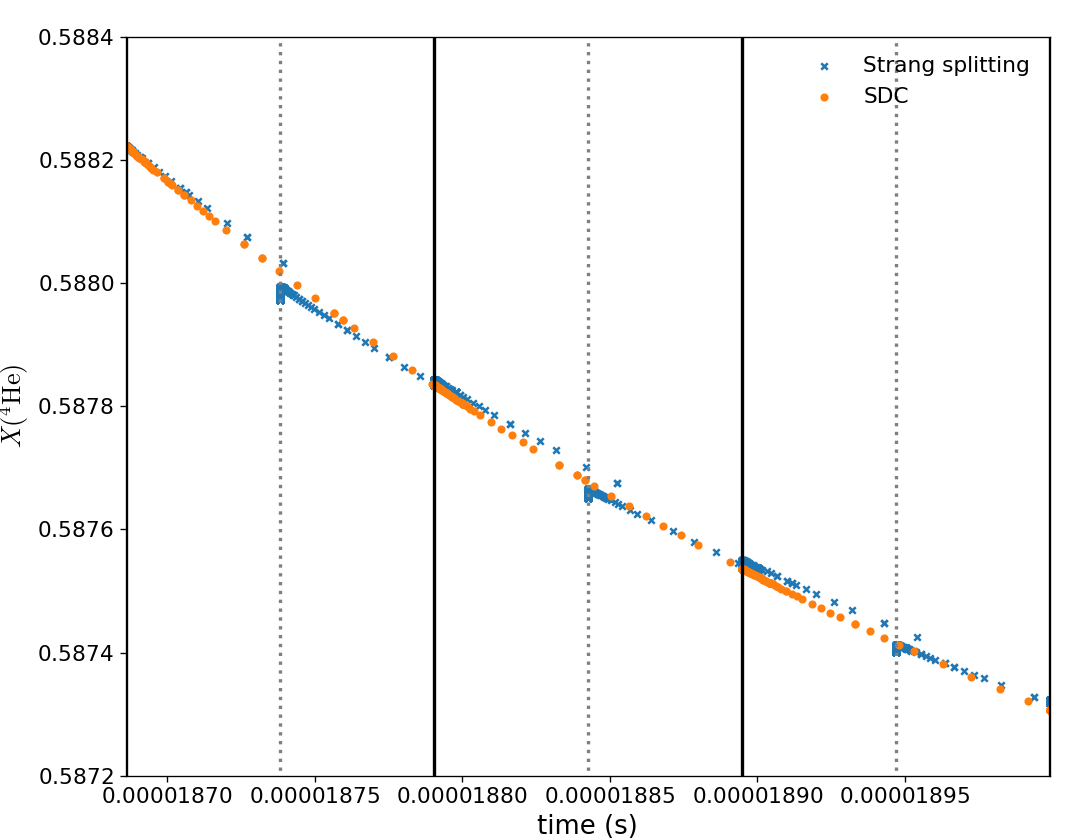

Recreate this plot in Python.
import numpy as np
import matplotlib.pyplot as plt

# read the Strang data into a numpy array
strang = np.loadtxt("strang_diag.out")

# now manually read it looking for the times that indicate when the Strang halves began
strang_starts = []
strang_second = []
with open("strang_diag.out") as f:
    for line in f:
        if line.startswith(" # start of step"):
            _, time = line.split("=")
            strang_starts.append(float(time))
        elif line.startswith(" # second half of strang"):
            _, time = line.split("=")
            strang_second.append(float(time))

strang_starts = sorted(set(strang_starts))
strang_second = sorted(set(strang_second))

print(strang_starts)

# now get the SDC data
sdc = np.loadtxt("sdc_diag.out")

# we have 2 SDC iterations here, so be able to separate them
idx_iter0 = sdc[:,1] == 0
idx_iter1 = sdc[:,1] == 1


# make the plots
plt.scatter(strang[:,0], strang[:,2], marker="x", s=15, label="Strang splitting")
plt.scatter(sdc[idx_iter1,0], sdc[idx_iter1,3], marker="o", s=15, label="SDC")

# draw timestep boundaries
for time in strang_starts:
    plt.plot([time, time], [0,1], color="k", linewidth=2)

for time in strang_second:
    plt.plot([time, time], [0,1], color="0.5", linestyle=":", linewidth=2)

plt.xlim(1.8685965733085516e-05,1.8999075234060896e-05)
plt.ylim(0.5872, 0.5884)

plt.legend(frameon=False)

plt.tight_layout()

f = plt.gcf()
f.set_size_inches(9.0, 7.0)

plt.xlabel("time (s)", fontsize="large")
plt.ylabel(r"$X({}^4\mathrm{He})$", fontsize="large")

plt.savefig("sdc_plot.png")

print("sdc points = ", len(sdc[idx_iter1,0]))
print("strang points = ", len(strang[:,0]))
